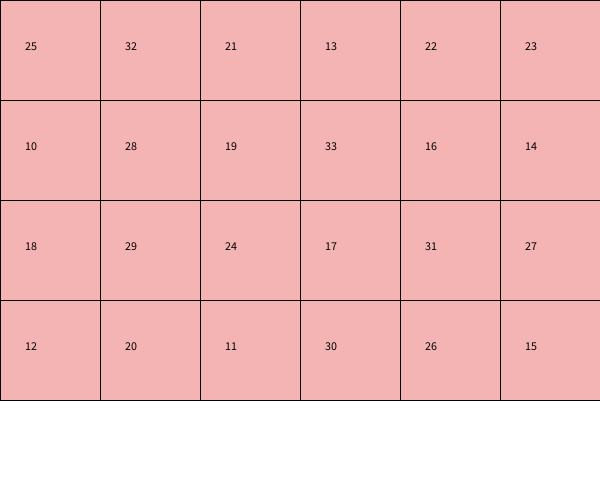
Frame 1 (no input)
Frame 60 (the mouse pressed at the canvas centre just before this capture): identical to frame 1, image omitted
Frame 120 (the mouse held since frame 60 and released just before this capture): identical to frame 1, image omitted

The Processing sketch that drew this single still picture (run headless with seeded random() and noise(); from frame 60 on, the mouse is pressed at the canvas centre):

// Processing sketch: week11_3_random_seat_array_value_swap
// ── week11_3_random_seat_array_value_swap.pde
void setup(){
  size(600,500);
  for(int i=0; i<4; i++){///y
    for(int j=0; j<6; j++){//x
      value[i][j] = i*6+j+10;
    }
  }
  for(int k=0;k<20;k++){///做幾次交互換
    int i=int(random(4)),j=int(random(6));
    int i2=int(random(4)),j2=int(random(6));
    int temp = value[i][j];
    value [i][j] = value[i2][j2];
    value [i2][j2] = temp;
  }
}
int [][] value =new int[4][6];
void draw(){
  background(255);
  for(int i=0;i<4;i++){///y
    for(int j=0;j<6;j++){//x
      fill(#F5B4B4);rect(j*100, i*100, 100, 100);
      fill(0);text(value[i][j], j*100+25, i*100+50);
    }
  }
}
